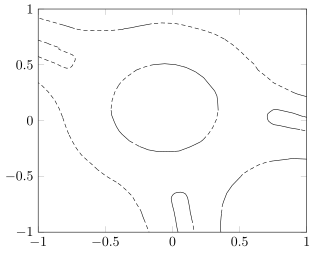

Here is the Julia script that generated this plot:
using XML
using PGFPlots

N = XML.read("DR_DEU_Roundabout_OF.osm_xy", Node) |>
    (m -> m.children) |> first |>
    (m -> filter(e -> e.tag == "node", m.children)) .|>
    (m -> (m["id"] => [parse(Float64, m["x"]), parse(Float64, m["y"])])) |>
    Dict

istype(way, type) = any(
    e.tag == "tag" && e["k"] == "type" && e["v"] == type for e in way.children)

M = XML.read("DR_DEU_Roundabout_OF.osm_xy", Node) |>
    (m -> m.children) |> first |>
    (m -> filter(e -> e.tag == "way", m.children)) |>
    (m -> filter(e -> istype(e, "curbstone"), m)) .|>
    (w -> filter(e -> e.tag == "nd", w.children)) .|>
    (w -> stack(N[n["ref"]] for n in w)) .|>
    (w -> w .- [1000, 1000]) .|>
    (w -> w ./ 20)

save("map.pdf", Axis([
    Plots.Linear(m, style="black, no markers") for m in M
], xmin=-1, xmax=1, ymin=-1, ymax=1))
